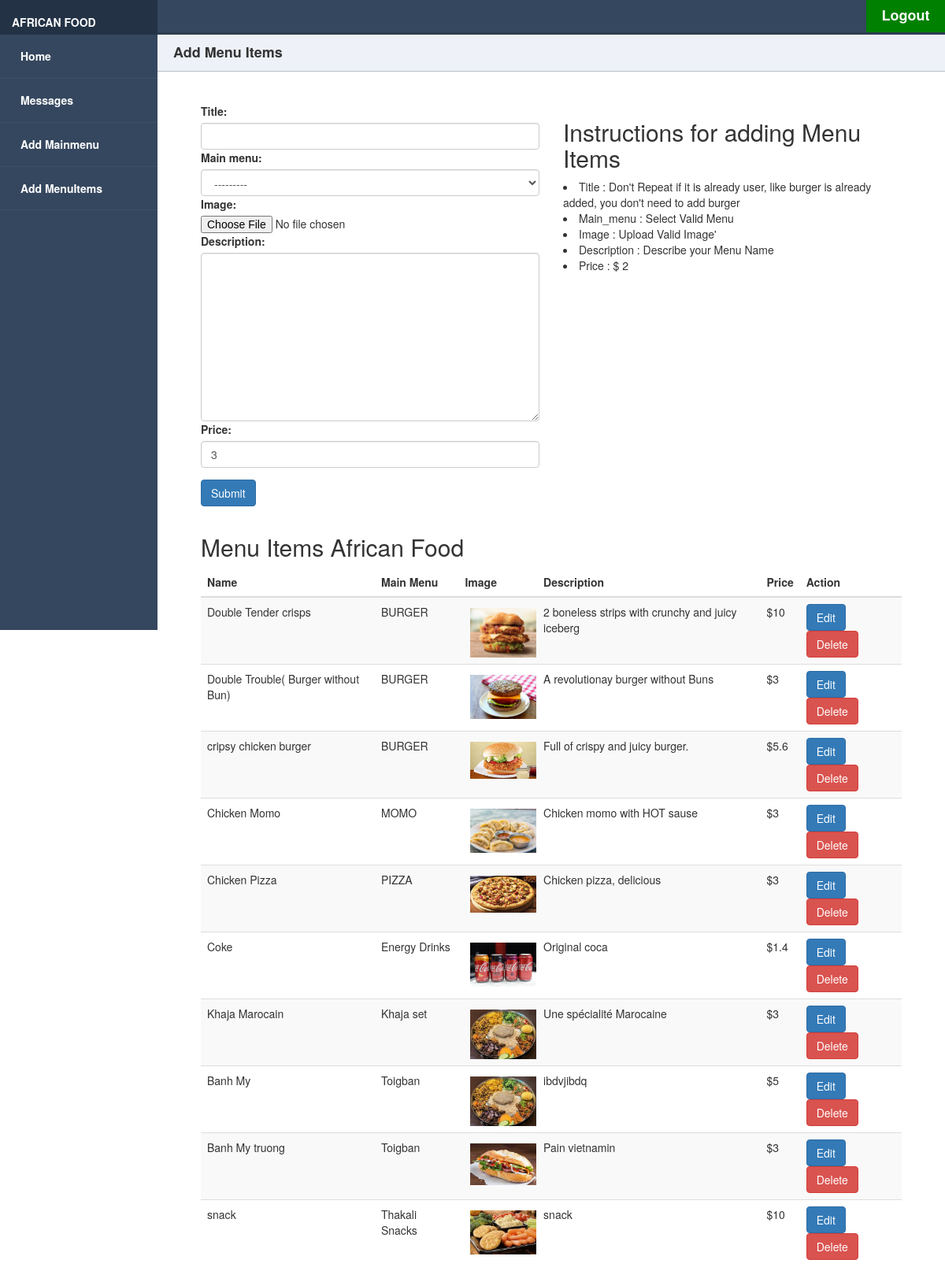
Before: /dashboard/menuitems (signed in) with the older database file.
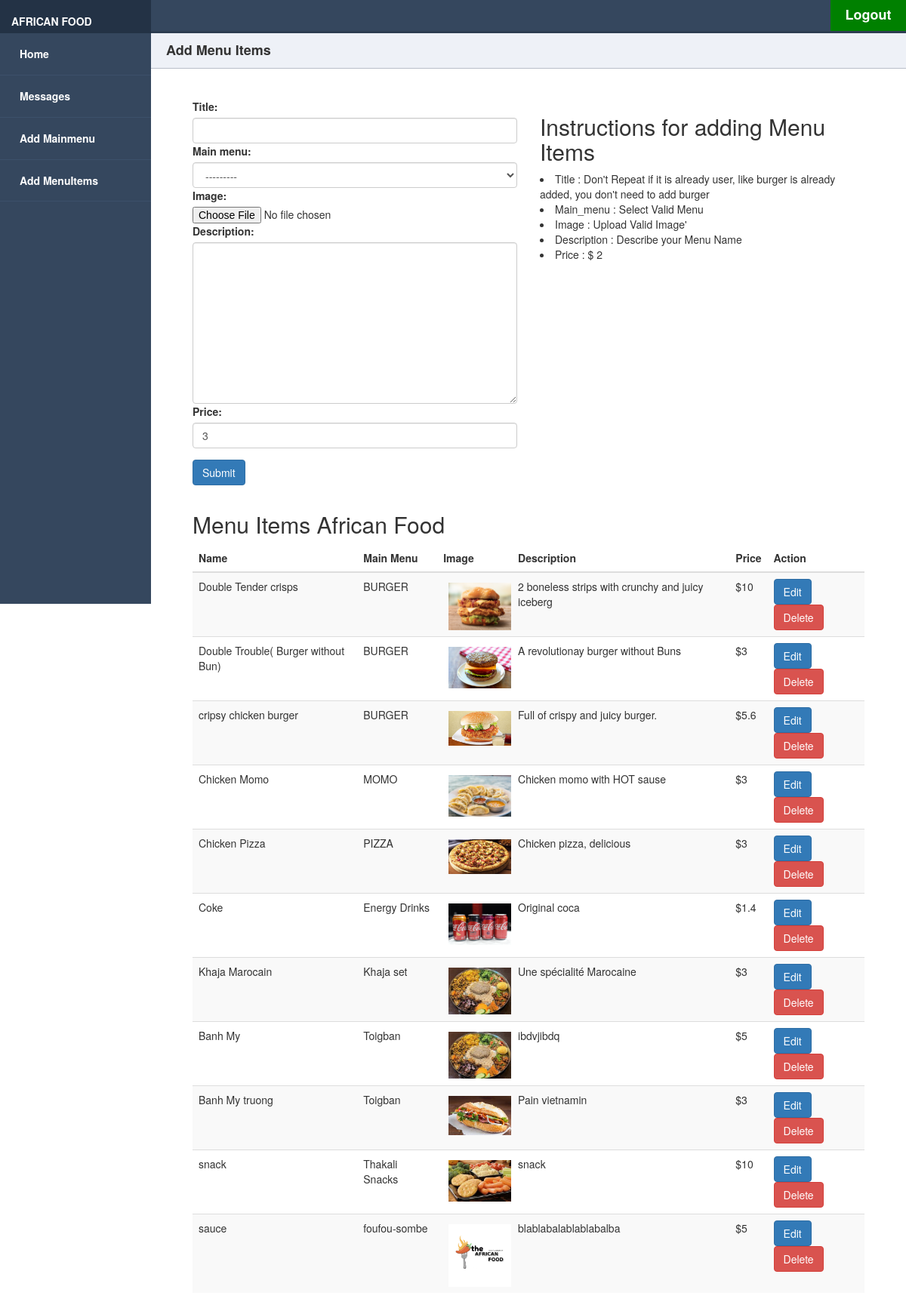
After: the same page with the newer database file.
### menu/models.py (models this page shows, shortened)
class MenuItems(models.Model):
    title = models.CharField(max_length=60, unique=True)
    main_menu = models.ForeignKey(MainMenu, on_delete=models.CASCADE)
    slug = models.CharField(max_length=60, unique=True)
    status = models.BooleanField(default=0)
    date = models.DateTimeField(auto_now_add=True)
    image = models.ImageField(blank=True, upload_to='pictures')
    author = models.ForeignKey(User, on_delete=models.CASCADE,related_name='menu_items')
    description = models.TextField(max_length=400)
    price = models.CharField(max_length=100,default='3')

class MainMenu(models.Model):
    created_at = models.DateField(auto_now_add=True)
    posted_by = models.ForeignKey(User, on_delete=models.CASCADE)
    name = models.CharField(max_length=100, unique=True)
    title = models.CharField(max_length=255, unique=True)
    slug = models.CharField(max_length=100,unique=True)
    status = models.BooleanField(default=0)
    description = models.TextField(max_length=400)
    def __str__(self):
        return self.title

### dashboard/views.py (the view, shortened to what this page needs)
# urls.py: path('menuitems',views.menuitems, name ='menuitems'),
@login_required
def menuitems(request):
    menuitems = MenuItems.objects.all()
    if User.is_authenticated:
        form = menuItemsForm()
    data = {
        'menuitems': menuitems,
        'form': form,
    }
    return render(request,'pages/menuitems.html',data)

### dashboard/forms.py
class menuItemsForm(forms.ModelForm):
    class Meta:
        model = models.MenuItems
        fields = ['title', 'main_menu', 'image', 'description', 'price']
        widgets = {
            'title': forms.TextInput(attrs={'class': 'form-control'}),
            'main_menu': forms.Select(attrs={'class': 'form-control'}),
            'price': forms.TextInput(attrs={'class': 'form-control'}),
            'description': forms.Textarea(attrs={'class': 'form-control'}),
        }

### dashboard/templates/pages/menuitems.html (shortened to what this page needs)
{% extends 'master/dashmaster.html' %}
{% block content %}
{% load static %}
<div class="main-content">
    <div class="title">
        Add Menu Items
    </div>
    <div class="menuform">
        <div class="col-md-6">
            <form  class="bg-light p-5 contact-form" method="POST" enctype="multipart/form-data">
                <div class="form-group">
                    {{form}}
                </div>
                <div class="form-group">
                    <input type="submit" name="Submit Blog" class="btn btn-primary py-3 px-5">
                </div>
            </form>
        </div>
        <div class="col-md-6">
            <h2>Instructions for adding Menu Items</h2>
            <li>Title : Don't Repeat if it is already user, like burger is already added, you don't need to add burger</li>
            <li>Main_menu : Select Valid Menu  </li>
            <li>Image : Upload Valid Image' </li>
            <li>Description : Describe your Menu Name </li>
            <li>Price : $ 2 </li>
        </div>
        <div class="col-md-12">
            <h2>Menu Items African Food</h2>
            <table class="table table-striped table-dark">
                <thead>
                <tr>
                    <th scope="col">Name</th>
                     <th scope="col">Main Menu</th>
                    <th scope="col">Image</th>
                    <th scope="col">Description</th>
                    <th scope="col">Price</th>
                    <th scope="col">Action</th>
                </tr>
                </thead>
                <tbody>
                {%for menu in menuitems %}
                <tr>
                    <td>{{menu.title}}</td>
                    <td>{{menu.main_menu}}</td>
                     <td><img class="listimage" src=" {{menu.image.url}}"></td>
                    <td>{{menu.description}}</td>
                      <td>${{menu.price}}</td>
                    <td>
                        <a class="btn btn-primary" href="{% url 'updatemenuitems' menu.title %}">Edit</a>
                        <a class="btn btn-danger" href="{% url 'deleteitems' menu.title %}">Delete</a>
                </tr>
                {% endfor %}
                </tbody>
            </table>
        </div>
    </div>
</div>
{% endblock %}

Changed rows visible on the page:
added MenuItems: title "sauce", main_menu "foufou-sombe", image (picture), description "blablabalablablabalba", price "5"
